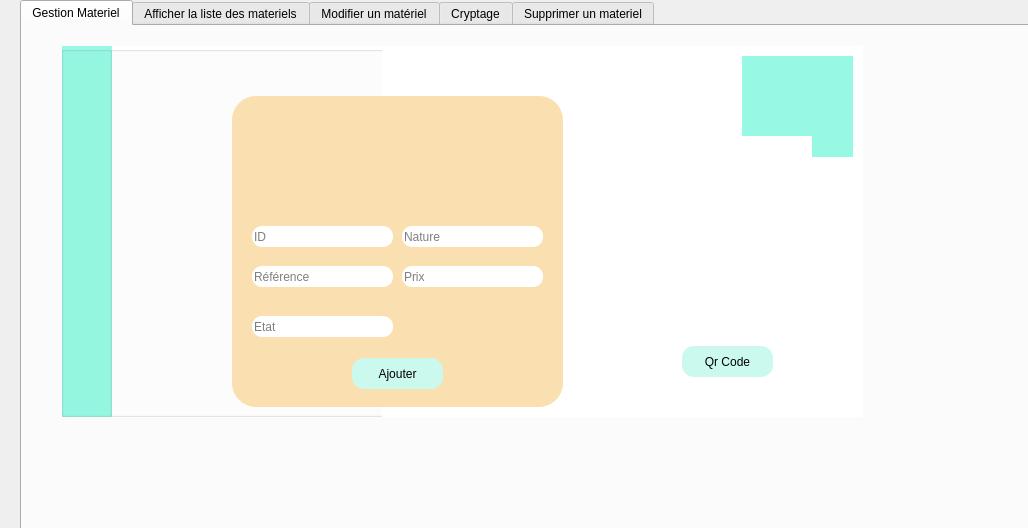
<?xml version="1.0" encoding="UTF-8"?>
<ui version="4.0">
 <class>Materiel</class>
 <widget class="QDialog" name="Materiel">
  <property name="geometry">
   <rect>
    <x>0</x>
    <y>0</y>
    <width>1028</width>
    <height>528</height>
   </rect>
  </property>
  <property name="windowTitle">
   <string>Dialog</string>
  </property>
  <widget class="QTabWidget" name="Gestion_materiel">
   <property name="geometry">
    <rect>
     <x>20</x>
     <y>0</y>
     <width>1041</width>
     <height>611</height>
    </rect>
   </property>
   <property name="styleSheet">
    <string notr="true"/>
   </property>
   <property name="currentIndex">
    <number>0</number>
   </property>
   <widget class="QWidget" name="GestionMateriel">
    <attribute name="title">
     <string>Gestion Materiel</string>
    </attribute>
    <widget class="QGroupBox" name="groupBox_2">
     <property name="geometry">
      <rect>
       <x>40</x>
       <y>20</y>
       <width>801</width>
       <height>371</height>
      </rect>
     </property>
     <property name="styleSheet">
      <string notr="true">background-color: rgb(255, 255, 255);</string>
     </property>
     <property name="title">
      <string/>
     </property>
     <widget class="QLabel" name="label_17">
      <property name="geometry">
       <rect>
        <x>320</x>
        <y>0</y>
        <width>521</width>
        <height>401</height>
       </rect>
      </property>
      <property name="text">
       <string/>
      </property>
      <property name="pixmap">
       <pixmap>../../../../../ISMAEL/Downloads/app (1)/qt/1x/Fichier 5.png</pixmap>
      </property>
      <property name="scaledContents">
       <bool>true</bool>
      </property>
     </widget>
     <widget class="QGroupBox" name="groupBox_3">
      <property name="geometry">
       <rect>
        <x>170</x>
        <y>50</y>
        <width>331</width>
        <height>311</height>
       </rect>
      </property>
      <property name="styleSheet">
       <string notr="true">background-color: rgb(250, 224, 176);
border-radius:24px;</string>
      </property>
      <property name="title">
       <string/>
      </property>
      <widget class="QLabel" name="label_18">
       <property name="geometry">
        <rect>
         <x>120</x>
         <y>10</y>
         <width>91</width>
         <height>81</height>
        </rect>
       </property>
       <property name="text">
        <string/>
       </property>
       <property name="pixmap">
        <pixmap>../../../../../ISMAEL/Downloads/Downloads/client.png</pixmap>
       </property>
       <property name="scaledContents">
        <bool>true</bool>
       </property>
      </widget>
      <widget class="QLineEdit" name="lineEdit">
       <property name="geometry">
        <rect>
         <x>20</x>
         <y>130</y>
         <width>141</width>
         <height>21</height>
        </rect>
       </property>
       <property name="styleSheet">
        <string notr="true">background-color: rgb(255, 255, 255);
border-radius:10px;</string>
       </property>
       <property name="placeholderText">
        <string>ID</string>
       </property>
      </widget>
      <widget class="QPushButton" name="pushButton">
       <property name="geometry">
        <rect>
         <x>120</x>
         <y>262</y>
         <width>91</width>
         <height>31</height>
        </rect>
       </property>
       <property name="styleSheet">
        <string notr="true">QPushButton{
background-color: rgb(203, 249, 238);
border-radius:12px;
font: 12pt &quot;Book Antiqua&quot;;
}
QPushButton:hover{
	background-color: rgb(71, 255, 243);
}</string>
       </property>
       <property name="text">
        <string>Ajouter</string>
       </property>
      </widget>
      <widget class="QLineEdit" name="lineEdit_7">
       <property name="geometry">
        <rect>
         <x>170</x>
         <y>130</y>
         <width>141</width>
         <height>21</height>
        </rect>
       </property>
       <property name="styleSheet">
        <string notr="true">background-color: rgb(255, 255, 255);
border-radius:10px;</string>
       </property>
       <property name="placeholderText">
        <string>Nature</string>
       </property>
      </widget>
      <widget class="QLineEdit" name="lineEdit_17">
       <property name="geometry">
        <rect>
         <x>170</x>
         <y>170</y>
         <width>141</width>
         <height>21</height>
        </rect>
       </property>
       <property name="styleSheet">
        <string notr="true">background-color: rgb(255, 255, 255);
border-radius:10px;</string>
       </property>
       <property name="placeholderText">
        <string>Prix</string>
       </property>
      </widget>
      <widget class="QLineEdit" name="lineEdit_2">
       <property name="geometry">
        <rect>
         <x>20</x>
         <y>170</y>
         <width>141</width>
         <height>21</height>
        </rect>
       </property>
       <property name="styleSheet">
        <string notr="true">background-color: rgb(255, 255, 255);
border-radius:10px;</string>
       </property>
       <property name="placeholderText">
        <string>Référence</string>
       </property>
      </widget>
      <widget class="QLineEdit" name="lineEdit_9">
       <property name="geometry">
        <rect>
         <x>20</x>
         <y>220</y>
         <width>141</width>
         <height>21</height>
        </rect>
       </property>
       <property name="styleSheet">
        <string notr="true">background-color: rgb(255, 255, 255);
border-radius:10px;</string>
       </property>
       <property name="placeholderText">
        <string>Etat</string>
       </property>
      </widget>
     </widget>
     <widget class="QLabel" name="label_19">
      <property name="geometry">
       <rect>
        <x>680</x>
        <y>10</y>
        <width>111</width>
        <height>101</height>
       </rect>
      </property>
      <property name="styleSheet">
       <string notr="true">
background-color: rgb(151, 249, 227);</string>
      </property>
      <property name="text">
       <string/>
      </property>
      <property name="pixmap">
       <pixmap>../../../../../ISMAEL/Downloads/Downloads/311049087_853191362701555_96167479992419810_n.png</pixmap>
      </property>
      <property name="scaledContents">
       <bool>true</bool>
      </property>
     </widget>
     <widget class="QGroupBox" name="groupBox_4">
      <property name="geometry">
       <rect>
        <x>-1</x>
        <y>0</y>
        <width>51</width>
        <height>371</height>
       </rect>
      </property>
      <property name="styleSheet">
       <string notr="true">background-color: rgb(151, 249, 227);</string>
      </property>
      <property name="title">
       <string/>
      </property>
     </widget>
     <widget class="QLabel" name="qrcodecommande">
      <property name="enabled">
       <bool>true</bool>
      </property>
      <property name="geometry">
       <rect>
        <x>550</x>
        <y>90</y>
        <width>200</width>
        <height>200</height>
       </rect>
      </property>
      <property name="sizePolicy">
       <sizepolicy hsizetype="Fixed" vsizetype="Fixed">
        <horstretch>0</horstretch>
        <verstretch>0</verstretch>
       </sizepolicy>
      </property>
      <property name="minimumSize">
       <size>
        <width>200</width>
        <height>200</height>
       </size>
      </property>
      <property name="maximumSize">
       <size>
        <width>200</width>
        <height>200</height>
       </size>
      </property>
      <property name="text">
       <string/>
      </property>
     </widget>
     <widget class="QPushButton" name="qrcodegen_2">
      <property name="geometry">
       <rect>
        <x>620</x>
        <y>300</y>
        <width>91</width>
        <height>31</height>
       </rect>
      </property>
      <property name="styleSheet">
       <string notr="true">QPushButton{
background-color: rgb(203, 249, 238);
border-radius:12px;
font: 12pt &quot;Book Antiqua&quot;;
}
QPushButton:hover{
	background-color: rgb(71, 255, 243);
}</string>
      </property>
      <property name="text">
       <string>Qr Code</string>
      </property>
     </widget>
    </widget>
   </widget>
   <widget class="QWidget" name="tab_6">
    <attribute name="title">
     <string>Afficher la liste des materiels</string>
    </attribute>
    <widget class="QGroupBox" name="groupBox_7">
     <property name="geometry">
      <rect>
       <x>10</x>
       <y>20</y>
       <width>861</width>
       <height>371</height>
      </rect>
     </property>
     <property name="styleSheet">
      <string notr="true">background-color: rgb(255, 255, 255);</string>
     </property>
     <property name="title">
      <string/>
     </property>
     <widget class="QLabel" name="label_20">
      <property name="geometry">
       <rect>
        <x>480</x>
        <y>20</y>
        <width>401</width>
        <height>371</height>
       </rect>
      </property>
      <property name="text">
       <string/>
      </property>
      <property name="pixmap">
       <pixmap>../../../../../ISMAEL/Downloads/app (1)/qt/1x/Fichier 5.png</pixmap>
      </property>
      <property name="scaledContents">
       <bool>true</bool>
      </property>
     </widget>
     <widget class="QGroupBox" name="groupBox_17">
      <property name="geometry">
       <rect>
        <x>160</x>
        <y>70</y>
        <width>551</width>
        <height>271</height>
       </rect>
      </property>
      <property name="styleSheet">
       <string notr="true">background-color: rgb(250, 224, 176);
border-radius:24px;</string>
      </property>
      <property name="title">
       <string/>
      </property>
      <widget class="QTableView" name="tableView">
       <property name="geometry">
        <rect>
         <x>15</x>
         <y>20</y>
         <width>521</width>
         <height>231</height>
        </rect>
       </property>
      </widget>
     </widget>
     <widget class="QLabel" name="label_21">
      <property name="geometry">
       <rect>
        <x>730</x>
        <y>10</y>
        <width>111</width>
        <height>101</height>
       </rect>
      </property>
      <property name="styleSheet">
       <string notr="true">
background-color: rgb(151, 249, 227);</string>
      </property>
      <property name="text">
       <string/>
      </property>
      <property name="pixmap">
       <pixmap>../../../../../ISMAEL/Downloads/Downloads/311049087_853191362701555_96167479992419810_n.png</pixmap>
      </property>
      <property name="scaledContents">
       <bool>true</bool>
      </property>
     </widget>
     <widget class="QGroupBox" name="groupBox_18">
      <property name="geometry">
       <rect>
        <x>-1</x>
        <y>0</y>
        <width>51</width>
        <height>371</height>
       </rect>
      </property>
      <property name="styleSheet">
       <string notr="true">background-color: rgb(151, 249, 227);</string>
      </property>
      <property name="title">
       <string/>
      </property>
      <widget class="QLabel" name="label_36">
       <property name="geometry">
        <rect>
         <x>30</x>
         <y>30</y>
         <width>111</width>
         <height>101</height>
        </rect>
       </property>
       <property name="styleSheet">
        <string notr="true">
background-color: rgb(151, 249, 227);</string>
       </property>
       <property name="text">
        <string/>
       </property>
       <property name="pixmap">
        <pixmap>../../../../../ISMAEL/Downloads/Downloads/311049087_853191362701555_96167479992419810_n.png</pixmap>
       </property>
       <property name="scaledContents">
        <bool>true</bool>
       </property>
      </widget>
     </widget>
     <widget class="QLabel" name="label_22">
      <property name="geometry">
       <rect>
        <x>50</x>
        <y>20</y>
        <width>241</width>
        <height>21</height>
       </rect>
      </property>
      <property name="styleSheet">
       <string notr="true">font: 20pt &quot;Book Antiqua&quot;;</string>
      </property>
      <property name="text">
       <string>Liste des personnes</string>
      </property>
     </widget>
     <widget class="QLineEdit" name="lineEdit_rech">
      <property name="geometry">
       <rect>
        <x>300</x>
        <y>20</y>
        <width>301</width>
        <height>41</height>
       </rect>
      </property>
      <property name="styleSheet">
       <string notr="true">QLineEdit{
border-radius:16px;
background-color: rgb(219, 242, 165);
}

QLineEdit:hover{
	background-color: rgb(222, 242, 121);
}</string>
      </property>
     </widget>
     <widget class="QLabel" name="label_23">
      <property name="geometry">
       <rect>
        <x>550</x>
        <y>30</y>
        <width>21</width>
        <height>21</height>
       </rect>
      </property>
      <property name="styleSheet">
       <string notr="true">background-color: rgb(219, 242, 165);</string>
      </property>
      <property name="text">
       <string/>
      </property>
      <property name="pixmap">
       <pixmap>../../../../../ISMAEL/Downloads/Downloads/chercher.png</pixmap>
      </property>
      <property name="scaledContents">
       <bool>true</bool>
      </property>
     </widget>
     <widget class="QPushButton" name="pb_tri_nom">
      <property name="geometry">
       <rect>
        <x>10</x>
        <y>140</y>
        <width>131</width>
        <height>31</height>
       </rect>
      </property>
      <property name="styleSheet">
       <string notr="true">QPushButton{
background-color: rgb(203, 249, 238);
border-radius:12px;
font: 12pt &quot;Book Antiqua&quot;;
}
</string>
      </property>
      <property name="text">
       <string>Trier par id</string>
      </property>
     </widget>
     <widget class="QPushButton" name="pushButton_3">
      <property name="geometry">
       <rect>
        <x>10</x>
        <y>190</y>
        <width>131</width>
        <height>31</height>
       </rect>
      </property>
      <property name="styleSheet">
       <string notr="true">QPushButton{
background-color: rgb(203, 249, 238);
border-radius:12px;
font: 12pt &quot;Book Antiqua&quot;;
}
</string>
      </property>
      <property name="text">
       <string>Exporter en PDF</string>
      </property>
     </widget>
     <widget class="QPushButton" name="pb_tri_prenom">
      <property name="geometry">
       <rect>
        <x>10</x>
        <y>240</y>
        <width>131</width>
        <height>31</height>
       </rect>
      </property>
      <property name="styleSheet">
       <string notr="true">QPushButton{
background-color: rgb(203, 249, 238);
border-radius:12px;
font: 12pt &quot;Book Antiqua&quot;;
}
</string>
      </property>
      <property name="text">
       <string>Trier par nature</string>
      </property>
     </widget>
     <widget class="QLineEdit" name="lineEdit_5">
      <property name="geometry">
       <rect>
        <x>720</x>
        <y>210</y>
        <width>141</width>
        <height>21</height>
       </rect>
      </property>
      <property name="styleSheet">
       <string notr="true">background-color: rgb(255, 255, 255);
border-radius:10px;</string>
      </property>
      <property name="placeholderText">
       <string>ID</string>
      </property>
     </widget>
     <widget class="QPushButton" name="chercher">
      <property name="geometry">
       <rect>
        <x>720</x>
        <y>170</y>
        <width>131</width>
        <height>31</height>
       </rect>
      </property>
      <property name="styleSheet">
       <string notr="true">QPushButton{
background-color: rgb(203, 249, 238);
border-radius:12px;
font: 12pt &quot;Book Antiqua&quot;;
}
</string>
      </property>
      <property name="text">
       <string>Rechercher</string>
      </property>
     </widget>
     <widget class="QPushButton" name="pushButton_2">
      <property name="geometry">
       <rect>
        <x>10</x>
        <y>290</y>
        <width>131</width>
        <height>31</height>
       </rect>
      </property>
      <property name="styleSheet">
       <string notr="true">QPushButton{
background-color: rgb(203, 249, 238);
border-radius:12px;
font: 12pt &quot;Book Antiqua&quot;;
}
</string>
      </property>
      <property name="text">
       <string>Stat</string>
      </property>
     </widget>
     <widget class="QComboBox" name="cb_tri">
      <property name="geometry">
       <rect>
        <x>440</x>
        <y>30</y>
        <width>111</width>
        <height>22</height>
       </rect>
      </property>
      <item>
       <property name="text">
        <string>Trier par ..</string>
       </property>
      </item>
     </widget>
     <widget class="QPushButton" name="pb_tri_nom_2">
      <property name="geometry">
       <rect>
        <x>10</x>
        <y>90</y>
        <width>131</width>
        <height>31</height>
       </rect>
      </property>
      <property name="styleSheet">
       <string notr="true">QPushButton{
background-color: rgb(203, 249, 238);
border-radius:12px;
font: 12pt &quot;Book Antiqua&quot;;
}
</string>
      </property>
      <property name="text">
       <string>Trier par reference</string>
      </property>
     </widget>
     <widget class="QPushButton" name="pb_tri_nom_3">
      <property name="geometry">
       <rect>
        <x>10</x>
        <y>50</y>
        <width>131</width>
        <height>31</height>
       </rect>
      </property>
      <property name="styleSheet">
       <string notr="true">QPushButton{
background-color: rgb(203, 249, 238);
border-radius:12px;
font: 12pt &quot;Book Antiqua&quot;;
}
</string>
      </property>
      <property name="text">
       <string>Trier par prix</string>
      </property>
     </widget>
     <zorder>label_20</zorder>
     <zorder>label_21</zorder>
     <zorder>label_23</zorder>
     <zorder>groupBox_18</zorder>
     <zorder>groupBox_17</zorder>
     <zorder>lineEdit_rech</zorder>
     <zorder>label_22</zorder>
     <zorder>pb_tri_nom</zorder>
     <zorder>pushButton_3</zorder>
     <zorder>pb_tri_prenom</zorder>
     <zorder>lineEdit_5</zorder>
     <zorder>chercher</zorder>
     <zorder>pushButton_2</zorder>
     <zorder>cb_tri</zorder>
     <zorder>pb_tri_nom_2</zorder>
     <zorder>pb_tri_nom_3</zorder>
    </widget>
   </widget>
   <widget class="QWidget" name="tab_2">
    <attribute name="title">
     <string>Modifier un matériel</string>
    </attribute>
    <widget class="QGroupBox" name="groupBox_9">
     <property name="geometry">
      <rect>
       <x>-10</x>
       <y>10</y>
       <width>801</width>
       <height>371</height>
      </rect>
     </property>
     <property name="styleSheet">
      <string notr="true">background-color: rgb(255, 255, 255);</string>
     </property>
     <property name="title">
      <string/>
     </property>
     <widget class="QLabel" name="label_28">
      <property name="geometry">
       <rect>
        <x>320</x>
        <y>0</y>
        <width>521</width>
        <height>401</height>
       </rect>
      </property>
      <property name="text">
       <string/>
      </property>
      <property name="pixmap">
       <pixmap>../../../../../ISMAEL/Downloads/app (1)/qt/1x/Fichier 5.png</pixmap>
      </property>
      <property name="scaledContents">
       <bool>true</bool>
      </property>
     </widget>
     <widget class="QGroupBox" name="groupBox_10">
      <property name="geometry">
       <rect>
        <x>170</x>
        <y>50</y>
        <width>331</width>
        <height>311</height>
       </rect>
      </property>
      <property name="styleSheet">
       <string notr="true">background-color: rgb(250, 224, 176);
border-radius:24px;</string>
      </property>
      <property name="title">
       <string/>
      </property>
      <widget class="QLabel" name="label_29">
       <property name="geometry">
        <rect>
         <x>120</x>
         <y>10</y>
         <width>91</width>
         <height>81</height>
        </rect>
       </property>
       <property name="text">
        <string/>
       </property>
       <property name="pixmap">
        <pixmap>../../../../../ISMAEL/Downloads/Downloads/client.png</pixmap>
       </property>
       <property name="scaledContents">
        <bool>true</bool>
       </property>
      </widget>
      <widget class="QLineEdit" name="lineEdit_6">
       <property name="geometry">
        <rect>
         <x>20</x>
         <y>130</y>
         <width>141</width>
         <height>21</height>
        </rect>
       </property>
       <property name="styleSheet">
        <string notr="true">background-color: rgb(255, 255, 255);
border-radius:10px;</string>
       </property>
       <property name="placeholderText">
        <string>ID</string>
       </property>
      </widget>
      <widget class="QPushButton" name="pushButton_9">
       <property name="geometry">
        <rect>
         <x>120</x>
         <y>262</y>
         <width>91</width>
         <height>31</height>
        </rect>
       </property>
       <property name="styleSheet">
        <string notr="true">QPushButton{
background-color: rgb(203, 249, 238);
border-radius:12px;
font: 12pt &quot;Book Antiqua&quot;;
}
QPushButton:hover{
	background-color: rgb(71, 255, 243);
}</string>
       </property>
       <property name="text">
        <string>Modifier</string>
       </property>
      </widget>
      <widget class="QLineEdit" name="lineEdit_15">
       <property name="geometry">
        <rect>
         <x>170</x>
         <y>130</y>
         <width>141</width>
         <height>21</height>
        </rect>
       </property>
       <property name="styleSheet">
        <string notr="true">background-color: rgb(255, 255, 255);
border-radius:10px;</string>
       </property>
       <property name="placeholderText">
        <string>Nature</string>
       </property>
      </widget>
      <widget class="QLineEdit" name="lineEdit_16">
       <property name="geometry">
        <rect>
         <x>170</x>
         <y>170</y>
         <width>141</width>
         <height>21</height>
        </rect>
       </property>
       <property name="styleSheet">
        <string notr="true">background-color: rgb(255, 255, 255);
border-radius:10px;</string>
       </property>
       <property name="placeholderText">
        <string>Prix</string>
       </property>
      </widget>
      <widget class="QLineEdit" name="lineEdit_14">
       <property name="geometry">
        <rect>
         <x>20</x>
         <y>170</y>
         <width>141</width>
         <height>21</height>
        </rect>
       </property>
       <property name="styleSheet">
        <string notr="true">background-color: rgb(255, 255, 255);
border-radius:10px;</string>
       </property>
       <property name="placeholderText">
        <string>Référence</string>
       </property>
      </widget>
      <widget class="QLineEdit" name="lineEdit_18">
       <property name="geometry">
        <rect>
         <x>20</x>
         <y>220</y>
         <width>141</width>
         <height>21</height>
        </rect>
       </property>
       <property name="styleSheet">
        <string notr="true">background-color: rgb(255, 255, 255);
border-radius:10px;</string>
       </property>
       <property name="placeholderText">
        <string>Etat</string>
       </property>
      </widget>
     </widget>
     <widget class="QLabel" name="label_30">
      <property name="geometry">
       <rect>
        <x>680</x>
        <y>10</y>
        <width>111</width>
        <height>101</height>
       </rect>
      </property>
      <property name="styleSheet">
       <string notr="true">
background-color: rgb(151, 249, 227);</string>
      </property>
      <property name="text">
       <string/>
      </property>
      <property name="pixmap">
       <pixmap>../../../../../ISMAEL/Downloads/Downloads/311049087_853191362701555_96167479992419810_n.png</pixmap>
      </property>
      <property name="scaledContents">
       <bool>true</bool>
      </property>
     </widget>
     <widget class="QGroupBox" name="groupBox_11">
      <property name="geometry">
       <rect>
        <x>-1</x>
        <y>0</y>
        <width>51</width>
        <height>371</height>
       </rect>
      </property>
      <property name="styleSheet">
       <string notr="true">background-color: rgb(151, 249, 227);</string>
      </property>
      <property name="title">
       <string/>
      </property>
     </widget>
    </widget>
   </widget>
   <widget class="QWidget" name="tab">
    <attribute name="title">
     <string>Cryptage</string>
    </attribute>
    <widget class="QPlainTextEdit" name="plainTextEdit_plain">
     <property name="geometry">
      <rect>
       <x>50</x>
       <y>280</y>
       <width>425</width>
       <height>192</height>
      </rect>
     </property>
    </widget>
    <widget class="QLineEdit" name="lineEdit_CC_key">
     <property name="geometry">
      <rect>
       <x>109</x>
       <y>49</y>
       <width>781</width>
       <height>20</height>
      </rect>
     </property>
    </widget>
    <widget class="QPushButton" name="pushButton_encrypt">
     <property name="geometry">
      <rect>
       <x>560</x>
       <y>80</y>
       <width>200</width>
       <height>23</height>
      </rect>
     </property>
     <property name="sizePolicy">
      <sizepolicy hsizetype="Fixed" vsizetype="Fixed">
       <horstretch>0</horstretch>
       <verstretch>0</verstretch>
      </sizepolicy>
     </property>
     <property name="minimumSize">
      <size>
       <width>0</width>
       <height>0</height>
      </size>
     </property>
     <property name="toolTip">
      <string>Encrypt Input Text</string>
     </property>
     <property name="styleSheet">
      <string notr="true"/>
     </property>
     <property name="text">
      <string>Encrypt</string>
     </property>
    </widget>
    <widget class="QLabel" name="label_5">
     <property name="geometry">
      <rect>
       <x>100</x>
       <y>260</y>
       <width>47</width>
       <height>14</height>
      </rect>
     </property>
     <property name="text">
      <string>Message </string>
     </property>
    </widget>
    <widget class="QComboBox" name="comboBox">
     <property name="geometry">
      <rect>
       <x>100</x>
       <y>80</y>
       <width>447</width>
       <height>19</height>
      </rect>
     </property>
     <property name="toolTip">
      <string>Choose Encryption Algorithm</string>
     </property>
     <property name="statusTip">
      <string/>
     </property>
     <item>
      <property name="text">
       <string>Caesar Cipher</string>
      </property>
     </item>
     <item>
      <property name="text">
       <string>Playfair</string>
      </property>
     </item>
     <item>
      <property name="text">
       <string>DES</string>
      </property>
     </item>
     <item>
      <property name="text">
       <string>RSA</string>
      </property>
     </item>
     <item>
      <property name="text">
       <string>RC4</string>
      </property>
     </item>
     <item>
      <property name="text">
       <string>DES with Text</string>
      </property>
     </item>
    </widget>
    <widget class="QLabel" name="label_6">
     <property name="geometry">
      <rect>
       <x>540</x>
       <y>260</y>
       <width>111</width>
       <height>16</height>
      </rect>
     </property>
     <property name="text">
      <string>Message crypté</string>
     </property>
    </widget>
    <widget class="QPlainTextEdit" name="plainTextEdit_encrypted">
     <property name="geometry">
      <rect>
       <x>530</x>
       <y>280</y>
       <width>424</width>
       <height>192</height>
      </rect>
     </property>
    </widget>
    <widget class="QStackedWidget" name="stackedWidget">
     <property name="geometry">
      <rect>
       <x>90</x>
       <y>110</y>
       <width>861</width>
       <height>121</height>
      </rect>
     </property>
     <property name="frameShadow">
      <enum>QFrame::Plain</enum>
     </property>
     <property name="currentIndex">
      <number>2</number>
     </property>
     <widget class="QWidget" name="CaesarCipher_3">
      <layout class="QGridLayout" name="gridLayout_5">
       <item row="1" column="0">
        <widget class="QLabel" name="label_49">
         <property name="text">
          <string/>
         </property>
        </widget>
       </item>
       <item row="0" column="0">
        <widget class="QLineEdit" name="lineEdit_CC_key_2"/>
       </item>
      </layout>
     </widget>
     <widget class="QWidget" name="page_12">
      <widget class="QLineEdit" name="lineEdit_PF_Secret">
       <property name="geometry">
        <rect>
         <x>60</x>
         <y>10</y>
         <width>511</width>
         <height>20</height>
        </rect>
       </property>
      </widget>
      <widget class="QLabel" name="label_50">
       <property name="geometry">
        <rect>
         <x>10</x>
         <y>10</y>
         <width>71</width>
         <height>20</height>
        </rect>
       </property>
       <property name="text">
        <string>Secret : </string>
       </property>
      </widget>
     </widget>
     <widget class="QWidget" name="page_13">
      <widget class="QLabel" name="label_51">
       <property name="geometry">
        <rect>
         <x>10</x>
         <y>10</y>
         <width>71</width>
         <height>20</height>
        </rect>
       </property>
       <property name="text">
        <string>Secret : </string>
       </property>
      </widget>
      <widget class="QLineEdit" name="lineEdit_DES_key">
       <property name="geometry">
        <rect>
         <x>60</x>
         <y>10</y>
         <width>511</width>
         <height>20</height>
        </rect>
       </property>
      </widget>
     </widget>
     <widget class="QWidget" name="page_14">
      <widget class="QLineEdit" name="RSA_lineEdit_p">
       <property name="geometry">
        <rect>
         <x>30</x>
         <y>10</y>
         <width>41</width>
         <height>20</height>
        </rect>
       </property>
      </widget>
      <widget class="QLabel" name="label_52">
       <property name="geometry">
        <rect>
         <x>10</x>
         <y>10</y>
         <width>21</width>
         <height>16</height>
        </rect>
       </property>
       <property name="text">
        <string>P: </string>
       </property>
      </widget>
      <widget class="QLineEdit" name="RSA_lineEdit_q">
       <property name="geometry">
        <rect>
         <x>120</x>
         <y>10</y>
         <width>41</width>
         <height>20</height>
        </rect>
       </property>
      </widget>
      <widget class="QLabel" name="label_53">
       <property name="geometry">
        <rect>
         <x>100</x>
         <y>10</y>
         <width>21</width>
         <height>16</height>
        </rect>
       </property>
       <property name="text">
        <string>Q: </string>
       </property>
      </widget>
      <widget class="QLineEdit" name="RSA_lineEdit_prkey">
       <property name="enabled">
        <bool>false</bool>
       </property>
       <property name="geometry">
        <rect>
         <x>250</x>
         <y>10</y>
         <width>121</width>
         <height>20</height>
        </rect>
       </property>
      </widget>
      <widget class="QLabel" name="label_54">
       <property name="geometry">
        <rect>
         <x>180</x>
         <y>10</y>
         <width>61</width>
         <height>16</height>
        </rect>
       </property>
       <property name="text">
        <string>Private Key: </string>
       </property>
      </widget>
      <widget class="QLabel" name="label_55">
       <property name="geometry">
        <rect>
         <x>390</x>
         <y>10</y>
         <width>61</width>
         <height>16</height>
        </rect>
       </property>
       <property name="text">
        <string>Public Key: </string>
       </property>
      </widget>
      <widget class="QLineEdit" name="RSA_lineEdit_pukey">
       <property name="enabled">
        <bool>false</bool>
       </property>
       <property name="geometry">
        <rect>
         <x>450</x>
         <y>10</y>
         <width>121</width>
         <height>20</height>
        </rect>
       </property>
      </widget>
     </widget>
     <widget class="QWidget" name="page_15">
      <widget class="QLabel" name="label_56">
       <property name="geometry">
        <rect>
         <x>500</x>
         <y>10</y>
         <width>76</width>
         <height>20</height>
        </rect>
       </property>
       <property name="text">
        <string>Numeric Value</string>
       </property>
      </widget>
      <widget class="QLabel" name="label_57">
       <property name="geometry">
        <rect>
         <x>10</x>
         <y>10</y>
         <width>28</width>
         <height>20</height>
        </rect>
       </property>
       <property name="text">
        <string>Key : </string>
       </property>
      </widget>
      <widget class="QLineEdit" name="lineEdit_rc4_key">
       <property name="geometry">
        <rect>
         <x>44</x>
         <y>10</y>
         <width>450</width>
         <height>20</height>
        </rect>
       </property>
      </widget>
     </widget>
    </widget>
   </widget>
   <widget class="QWidget" name="tab_8">
    <attribute name="title">
     <string>Supprimer un materiel</string>
    </attribute>
    <widget class="QGroupBox" name="groupBox_5">
     <property name="geometry">
      <rect>
       <x>40</x>
       <y>20</y>
       <width>801</width>
       <height>371</height>
      </rect>
     </property>
     <property name="styleSheet">
      <string notr="true">background-color: rgb(255, 255, 255);</string>
     </property>
     <property name="title">
      <string/>
     </property>
     <widget class="QLabel" name="label_24">
      <property name="geometry">
       <rect>
        <x>320</x>
        <y>0</y>
        <width>481</width>
        <height>371</height>
       </rect>
      </property>
      <property name="text">
       <string/>
      </property>
      <property name="pixmap">
       <pixmap>../../../../../ISMAEL/Downloads/app (1)/qt/1x/Fichier 5.png</pixmap>
      </property>
      <property name="scaledContents">
       <bool>true</bool>
      </property>
     </widget>
     <widget class="QGroupBox" name="groupBox_6">
      <property name="geometry">
       <rect>
        <x>230</x>
        <y>20</y>
        <width>331</width>
        <height>311</height>
       </rect>
      </property>
      <property name="styleSheet">
       <string notr="true">background-color: rgb(250, 224, 176);
border-radius:24px;</string>
      </property>
      <property name="title">
       <string/>
      </property>
      <widget class="QLineEdit" name="lineEdit_8">
       <property name="geometry">
        <rect>
         <x>70</x>
         <y>140</y>
         <width>181</width>
         <height>41</height>
        </rect>
       </property>
       <property name="styleSheet">
        <string notr="true">background-color: rgb(255, 255, 255);
border-radius:10px;</string>
       </property>
       <property name="placeholderText">
        <string>ID</string>
       </property>
      </widget>
      <widget class="QPushButton" name="pushButton_6">
       <property name="geometry">
        <rect>
         <x>110</x>
         <y>220</y>
         <width>101</width>
         <height>31</height>
        </rect>
       </property>
       <property name="styleSheet">
        <string notr="true">background-color: rgb(203, 249, 238);
border-radius:12px;
font: 12pt &quot;Book Antiqua&quot;;</string>
       </property>
       <property name="text">
        <string>Supprimer</string>
       </property>
      </widget>
      <widget class="QLabel" name="label_25">
       <property name="geometry">
        <rect>
         <x>120</x>
         <y>10</y>
         <width>81</width>
         <height>81</height>
        </rect>
       </property>
       <property name="text">
        <string/>
       </property>
       <property name="pixmap">
        <pixmap>../../../../../ISMAEL/Downloads/Downloads/supprimer-lutilisateur (1).png</pixmap>
       </property>
       <property name="scaledContents">
        <bool>true</bool>
       </property>
      </widget>
     </widget>
     <widget class="QLabel" name="label_26">
      <property name="geometry">
       <rect>
        <x>680</x>
        <y>10</y>
        <width>111</width>
        <height>101</height>
       </rect>
      </property>
      <property name="styleSheet">
       <string notr="true">
background-color: rgb(151, 249, 227);</string>
      </property>
      <property name="text">
       <string/>
      </property>
      <property name="pixmap">
       <pixmap>../../../../../ISMAEL/Downloads/Downloads/311049087_853191362701555_96167479992419810_n.png</pixmap>
      </property>
      <property name="scaledContents">
       <bool>true</bool>
      </property>
     </widget>
     <widget class="QGroupBox" name="groupBox_8">
      <property name="geometry">
       <rect>
        <x>-1</x>
        <y>0</y>
        <width>51</width>
        <height>371</height>
       </rect>
      </property>
      <property name="styleSheet">
       <string notr="true">background-color: rgb(151, 249, 227);</string>
      </property>
      <property name="title">
       <string/>
      </property>
     </widget>
    </widget>
   </widget>
  </widget>
 </widget>
 <resources/>
 <connections/>
</ui>
